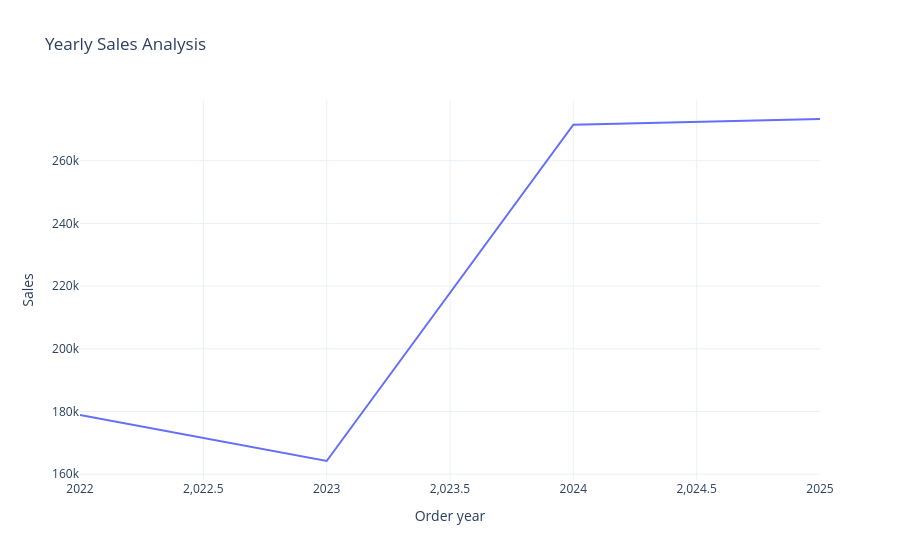

Write notebook code for a chart like this one.
### Code cell
year_sales=data.groupby("Order year")["Sales"].sum().reset_index()
fig=px.line(year_sales,
            x="Order year",
            y="Sales",
            title="Yearly Sales Analysis")
fig.show()

### Figure 1 — Plotly figure (JSON) as saved in the notebook; plotly's stock layout.template omitted (floating-point values rounded to 4 significant figures)
{"data": [{"hovertemplate": "Order year=%{x}<br>Sales=%{y}<extra></extra>", "legendgroup": "", "line": {"color": "#636efa", "dash": "solid"}, "marker": {"symbol": "circle"}, "mode": "lines", "name": "", "orientation": "v", "showlegend": false, "type": "scatter", "x": [2022.0, 2023.0, 2024.0, 2025.0], "xaxis": "x", "y": [178900.0, 164200.0, 271500.0, 273300.0], "yaxis": "y"}], "layout": {"legend": {"tracegroupgap": 0}, "title": {"text": "Yearly Sales Analysis"}, "xaxis": {"anchor": "y", "domain": [0, 1], "title": {"text": "Order year"}}, "yaxis": {"anchor": "x", "domain": [0, 1], "title": {"text": "Sales"}}}}
